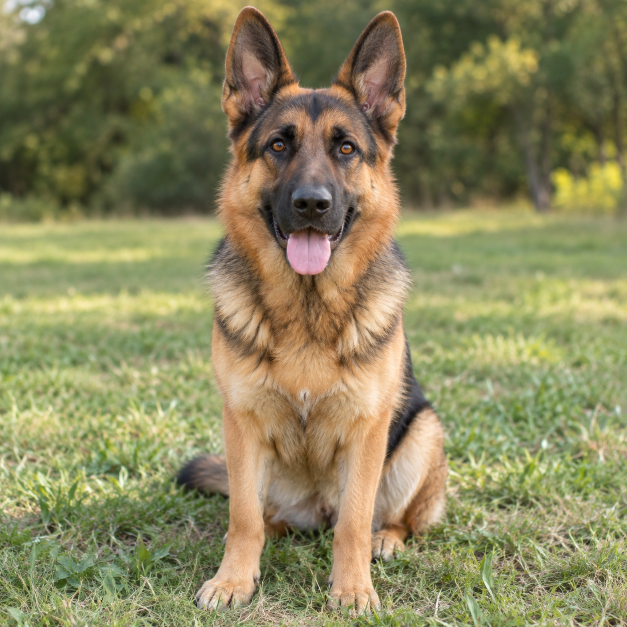
#> input picture resources/dogs/dog1.png, 1254 x 1254 px (shown at 1/2 size)
$ jupyter execute --allow-errors various_opencv.ipynb   (older library calls are emulated)
#> lines starting #> are read from the running program, lines starting #| are printed output that depends on the picture
# OpenCV - Blending

[cell 1]
import cv2
import numpy as np
import matplotlib.pyplot as plt

# ============================================================
# 1. CREAR DOS IMÁGENES DEL MISMO TAMAÑO
# ============================================================
img1 = np.full((320, 480, 3), 255, dtype=np.uint8)
img2 = np.full_like(img1, 255)

# Dibujar un círculo azul en la primera imagen (BGR)
cv2.circle(img1, (185, 160), 112, (255, 0, 0), -1)
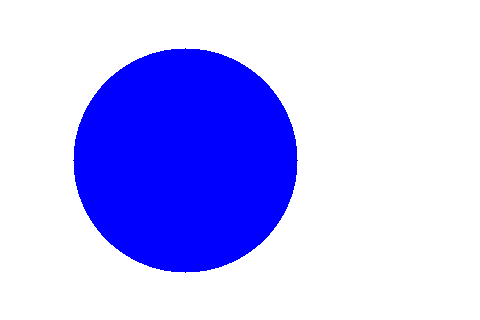
#> img1: shape (320, 480, 3); mean of channels 0, 1, 2 255, 189.6, 189.6; drawn as B, G, R

# Dibujar un rectángulo rojo en la segunda imagen (BGR)
cv2.rectangle(img2, (215, 64), (423, 260), (0, 0, 255), -1)
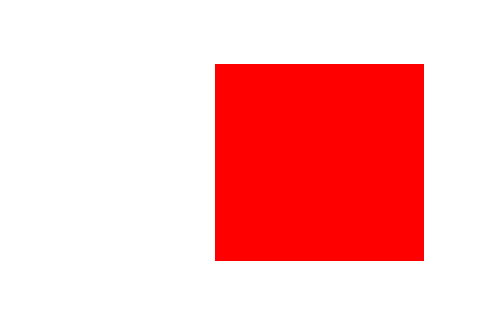
#> img2: shape (320, 480, 3); mean of channels 0, 1, 2 186.6, 186.6, 255; drawn as B, G, R

# ============================================================
# 2. APLICAR BLENDING
# ============================================================
alpha = 0.5
beta = 1 - alpha
gamma = 0

img_blend = cv2.addWeighted(img1, alpha, img2, beta, gamma)

# ============================================================
# 3. VISUALIZAR LAS IMÁGENES
# ============================================================
fig, axes = plt.subplots(1, 3, figsize=(12, 4))

images = [img1, img_blend, img2]
titles = ["Imagen A", "Blending", "Imagen B"]

for ax, image, title in zip(axes, images, titles):
    ax.imshow(cv2.cvtColor(image, cv2.COLOR_BGR2RGB))
    ax.set_title(title)
    ax.axis("off")
#> this loop made 3 passes
#> title on passes 1 to 3: 'Imagen A', 'Blending', 'Imagen B'

plt.tight_layout()
plt.show()
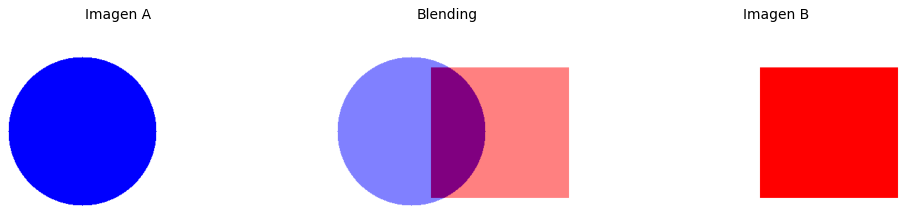
#> figure drawn by matplotlib, 3 panels

# ============================================================
# 4. PROBAR DIFERENTES VALORES DE ALPHA
# ============================================================
fig, axes = plt.subplots(1, 5, figsize=(15, 3))

for ax, alpha in zip(axes, [0, 0.25, 0.5, 0.75, 1]):
    result = cv2.addWeighted(img1, alpha, img2, 1 - alpha, 0)
    ax.imshow(cv2.cvtColor(result, cv2.COLOR_BGR2RGB))
    ax.set_title(f"Alpha = {alpha}")
    ax.axis("off")

plt.tight_layout()
plt.show()
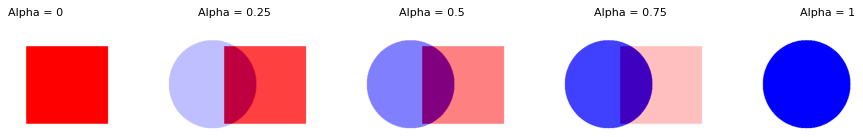
#> figure drawn by matplotlib, 5 panels

# OpenCV - Deteccion de bordes

[cell 2]
import cv2
import numpy as np
import matplotlib.pyplot as plt

# ============================================================
# 1. CARGAR IMAGEN JPG EN ESCALA DE GRISES
# ============================================================
img = cv2.imread("resources/dogs/dog1.png", cv2.IMREAD_GRAYSCALE)
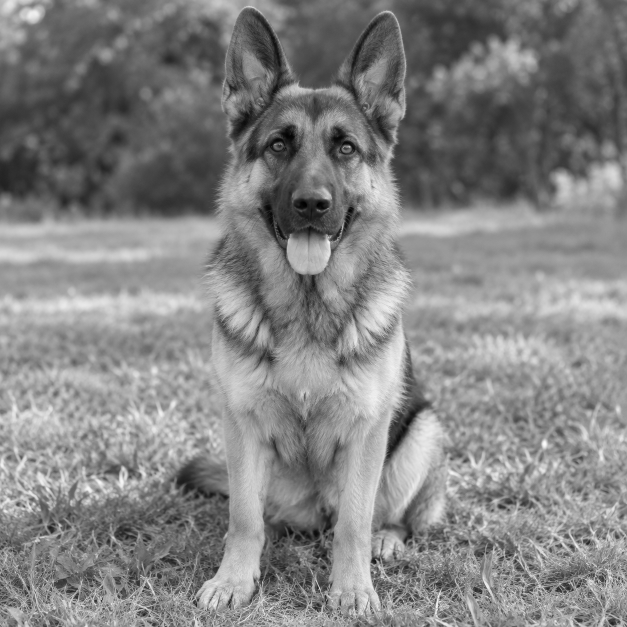
#> img: shape (1254, 1254) (shown at 1/2 size); min 0, max 253, mean 131

if img is None:
    raise FileNotFoundError("No se encontró resources/dogs/dog1.png")

# ============================================================
# 2. REDUCIR RUIDO
# ============================================================
blurred = cv2.GaussianBlur(img, (5, 5), 0)

# ============================================================
# 3. DETECTAR BORDES CON SOBEL
# ============================================================
sobel_x = cv2.Sobel(
    blurred, cv2.CV_64F, 1, 0, ksize=3
)

sobel_y = cv2.Sobel(
    blurred, cv2.CV_64F, 0, 1, ksize=3
)
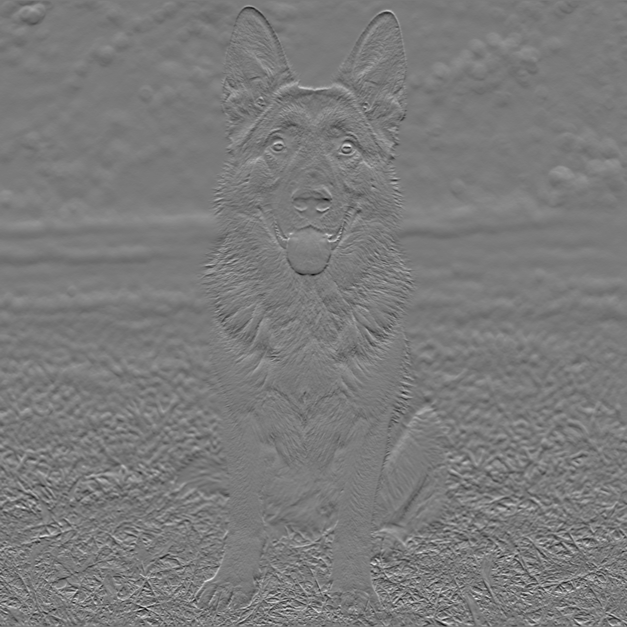
#> sobel_y: shape (1254, 1254) float64 (shown at 1/2 size); min -281, max 302, mean 0.2; drawn with min black and max white

# ============================================================
# 4. DETECTAR BORDES CON LAPLACIAN
# ============================================================
laplacian = cv2.Laplacian(
    blurred, cv2.CV_64F
)
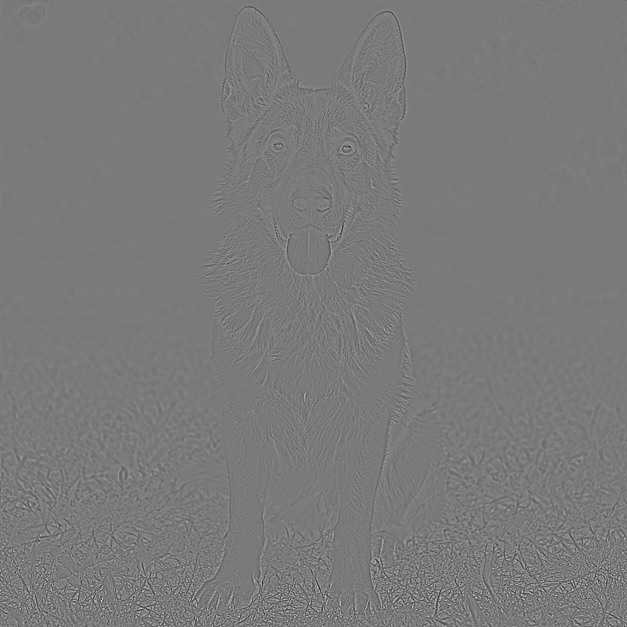
#> laplacian: shape (1254, 1254) float64 (shown at 1/2 size); min -59, max 64, mean 0; drawn with min black and max white

# ============================================================
# 5. MAGNITUD DEL GRADIENTE
# ============================================================
magnitude = cv2.magnitude(sobel_x, sobel_y)
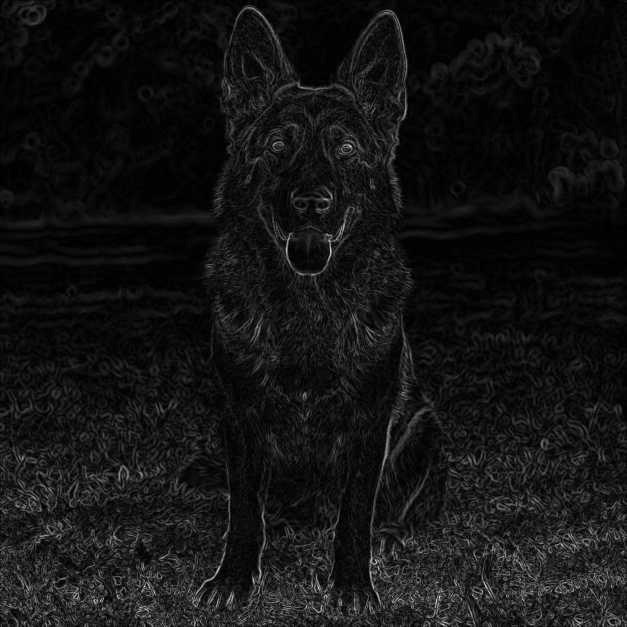
#> magnitude: shape (1254, 1254) float64 (shown at 1/2 size); min 0, max 398, mean 31.3; drawn with min black and max white

# ============================================================
# 6. DETECTAR BORDES CON CANNY
# ============================================================
canny = cv2.Canny(
    blurred,
    threshold1=80,
    threshold2=160
)
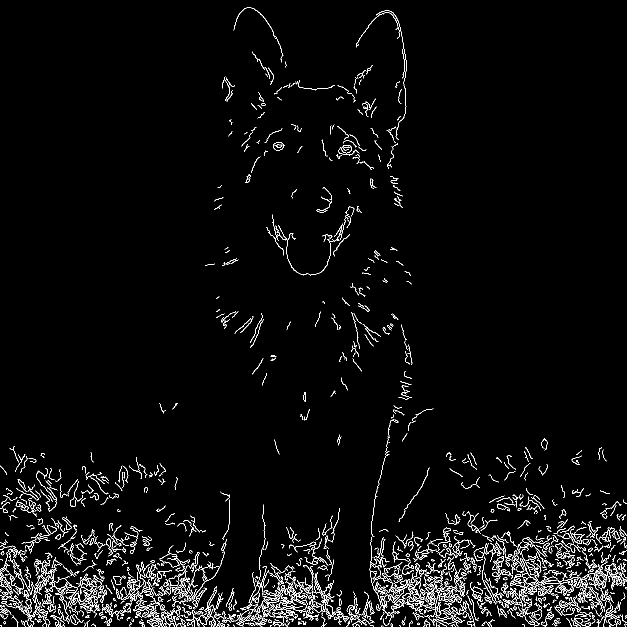
#> canny: shape (1254, 1254) (shown at 1/2 size); 3.3% white in thin lines or dots

# ============================================================
# 7. PREPARAR RESULTADOS
# ============================================================
images = [
    img,
    cv2.convertScaleAbs(sobel_x),
    cv2.convertScaleAbs(sobel_y),
    cv2.convertScaleAbs(laplacian),
    cv2.convertScaleAbs(magnitude),
    canny
]

titles = [
    "Original",
    "Sobel X",
    "Sobel Y",
    "Laplacian",
    "Gradient Magnitude",
    "Canny"
]

# ============================================================
# 8. VISUALIZAR COMPARACIÓN
# ============================================================
fig, axes = plt.subplots(2, 3, figsize=(14, 8))

for ax, image, title in zip(axes.flat, images, titles):
    ax.imshow(image, cmap="gray", vmin=0, vmax=255)
    ax.set_title(title)
    ax.axis("off")
#> this loop made 6 passes

plt.tight_layout()
plt.show()
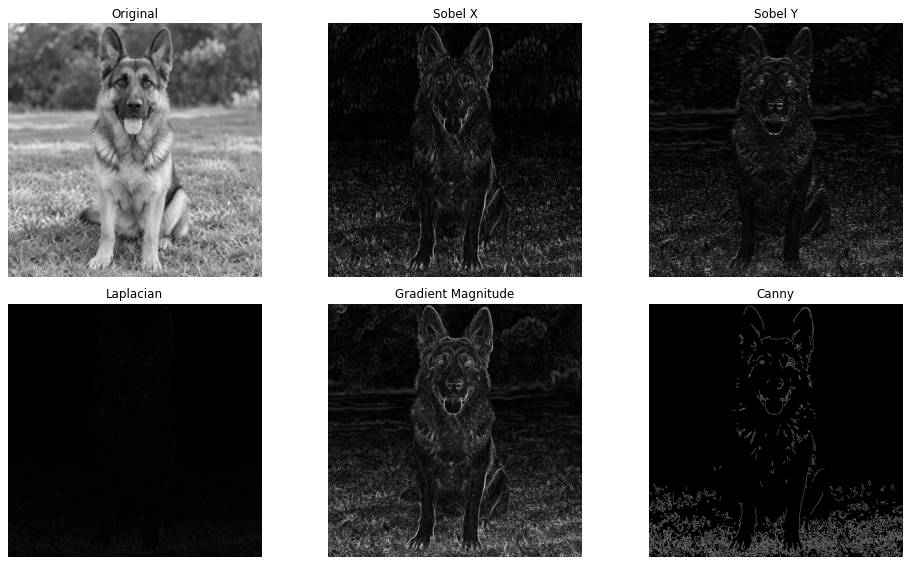
#> figure drawn by matplotlib, 6 panels

# Deteccion de Caras

[cell 3]
import cv2
import numpy as np
import matplotlib.pyplot as plt
from pathlib import Path
from urllib.request import urlretrieve
import hashlib

# ============================================================
# 1. CONFIGURACIÓN
# ============================================================
TMP_DIR = Path("tmp")
TMP_DIR.mkdir(parents=True, exist_ok=True)

IMAGE_PATH = Path("test_images/people.jpg")
MODEL_PATH = TMP_DIR / "face_detection_yunet_2026may.onnx"
OUTPUT_PATH = TMP_DIR / "people_detected.jpg"

CONFIDENCE_THRESHOLD = 0.6
NMS_THRESHOLD = 0.1

# ============================================================
# 2. DESCARGAR MODELO ONNX SI NO EXISTE
# ============================================================
MODEL_URL = (
    "https://media.githubusercontent.com/media/"
    "opencv/opencv_zoo/main/models/face_detection_yunet/"
    "face_detection_yunet_2026may.onnx"
)

EXPECTED_SHA256 = (
    "ebafce4e3c118d6554634be5c27ab333b"
    "4c047a9a8c3faf1d7cf93101c22f0f0"
)

def valid_model(path):
    if not path.exists():
        return False
    checksum = hashlib.sha256(path.read_bytes()).hexdigest()
    return checksum == EXPECTED_SHA256

if not valid_model(MODEL_PATH):
    print("Descargando modelo YuNet...")
    urlretrieve(MODEL_URL, MODEL_PATH)
#> (this line was passed over: the network is not available in this run)

$ run again, with resources/dogs/dog10.png copied over resources/dogs/dog1.png
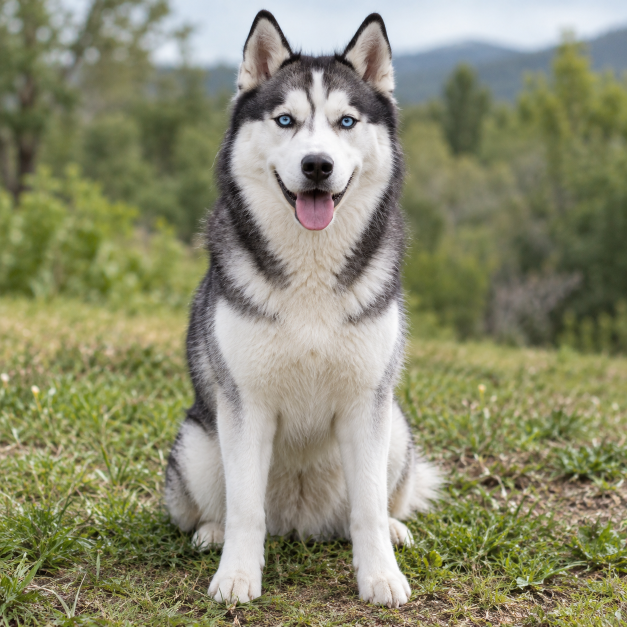
#> input picture resources/dogs/dog10.png, 1254 x 1254 px (shown at 1/2 size)
#> the loop `for ax, image, title in zip(axes, images, titles):` made 3 passes
#> title on passes 1 to 3: 'Imagen A', 'Blending', 'Imagen B'
#> `laplacian = cv2.Laplacian( blurred, cv2.CV_64F )`:
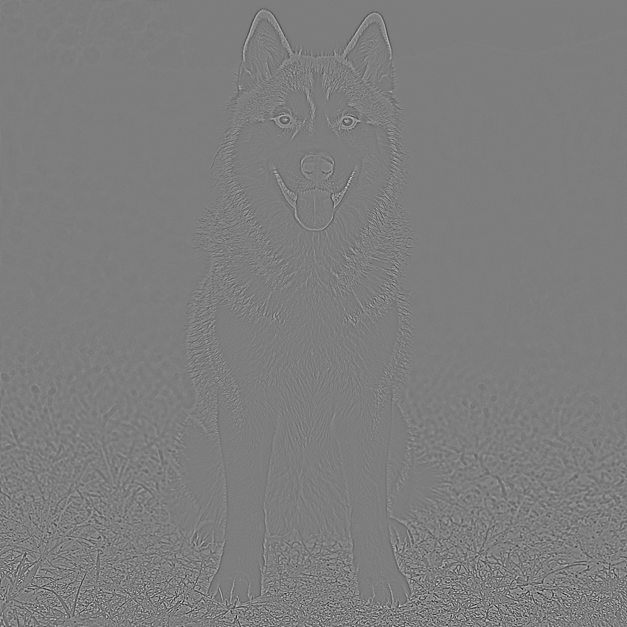
#> laplacian: shape (1254, 1254) float64 (shown at 1/2 size); min -63, max 65, mean 0; drawn with min black and max white
#> `canny = cv2.Canny( blurred, threshold1=80, threshold2=160 )`:
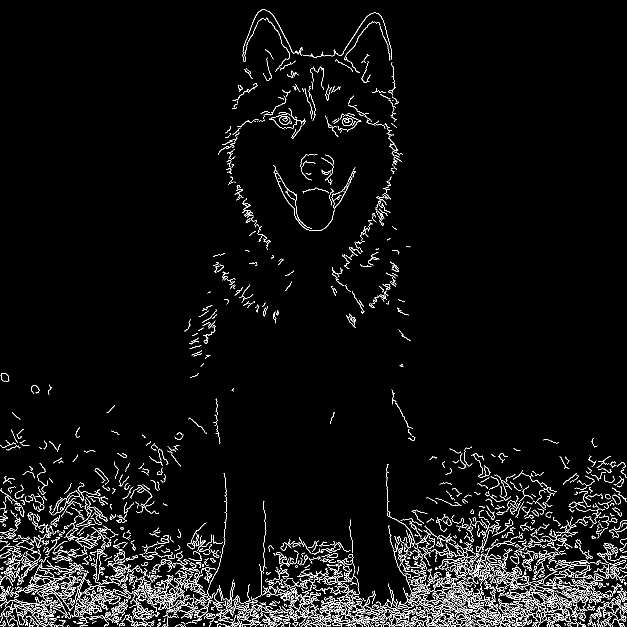
#> canny: shape (1254, 1254) (shown at 1/2 size); 4.2% white in thin lines or dots
#> the loop `for ax, image, title in zip(axes.flat, images, titles):` made 6 passes

$ run again, with resources/dogs/dog11.png copied over resources/dogs/dog1.png
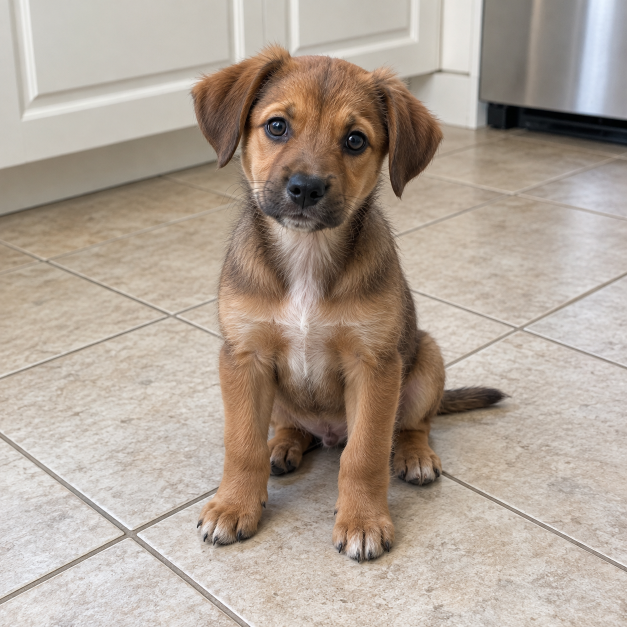
#> input picture resources/dogs/dog11.png, 1254 x 1254 px (shown at 1/2 size)
#> the loop `for ax, image, title in zip(axes, images, titles):` made 3 passes
#> title on passes 1 to 3: 'Imagen A', 'Blending', 'Imagen B'
#> `canny = cv2.Canny( blurred, threshold1=80, threshold2=160 )`:
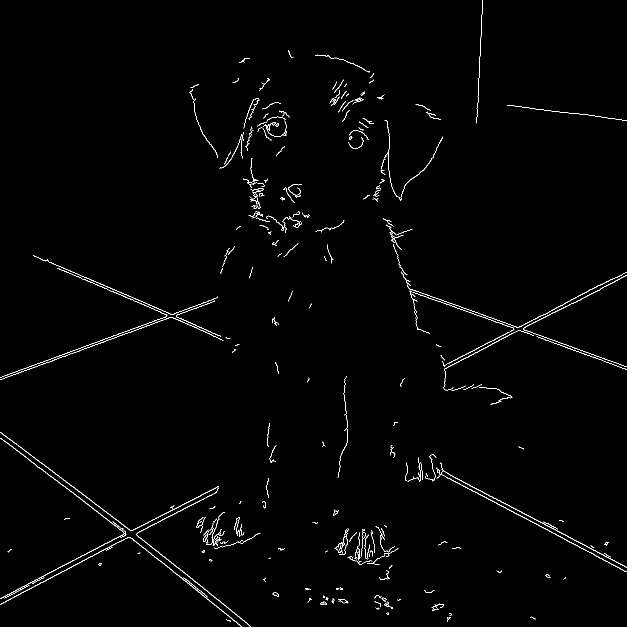
#> canny: shape (1254, 1254) (shown at 1/2 size); 1.1% white in thin lines or dots
#> the loop `for ax, image, title in zip(axes.flat, images, titles):` made 6 passes
